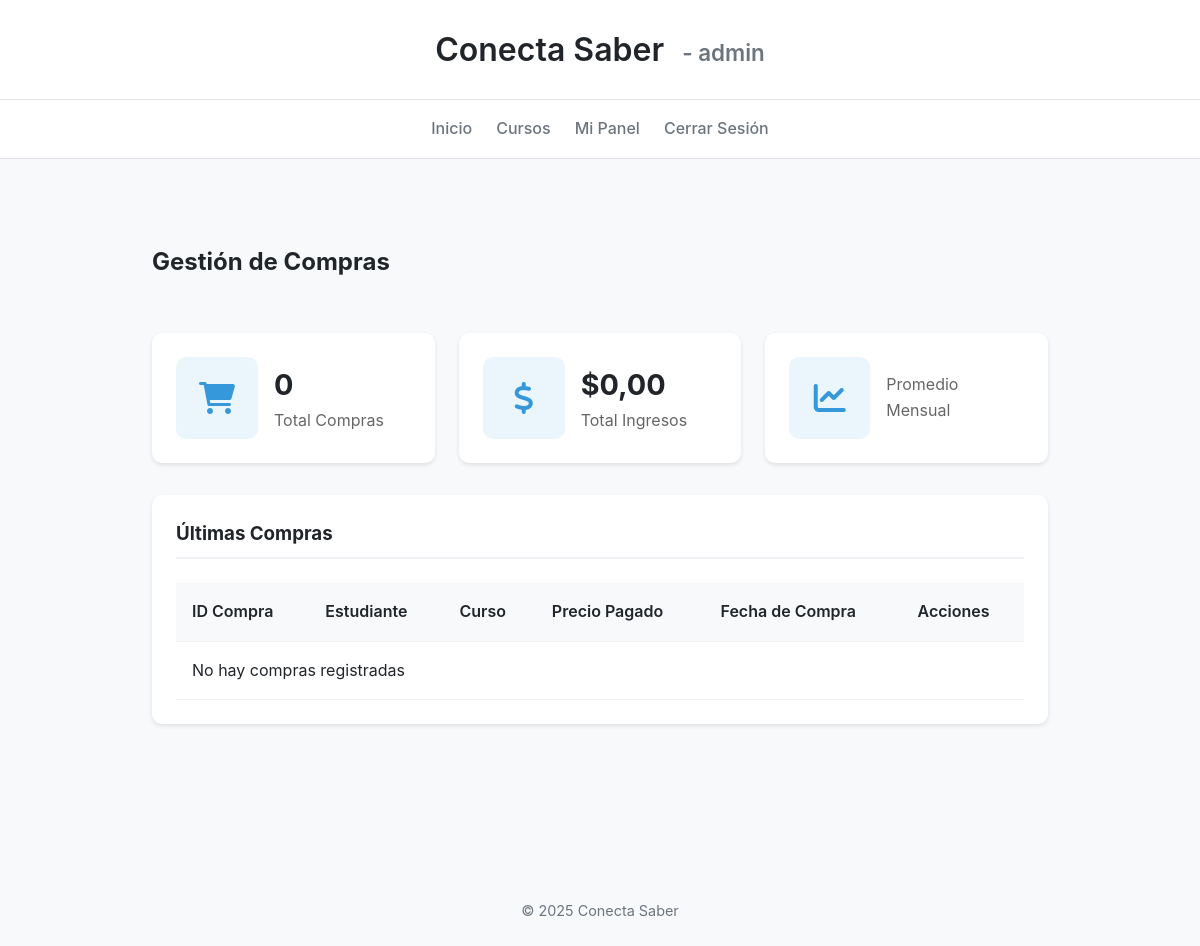
/administracion/compras/ (signed in), run on an earlier commit of the app's database.
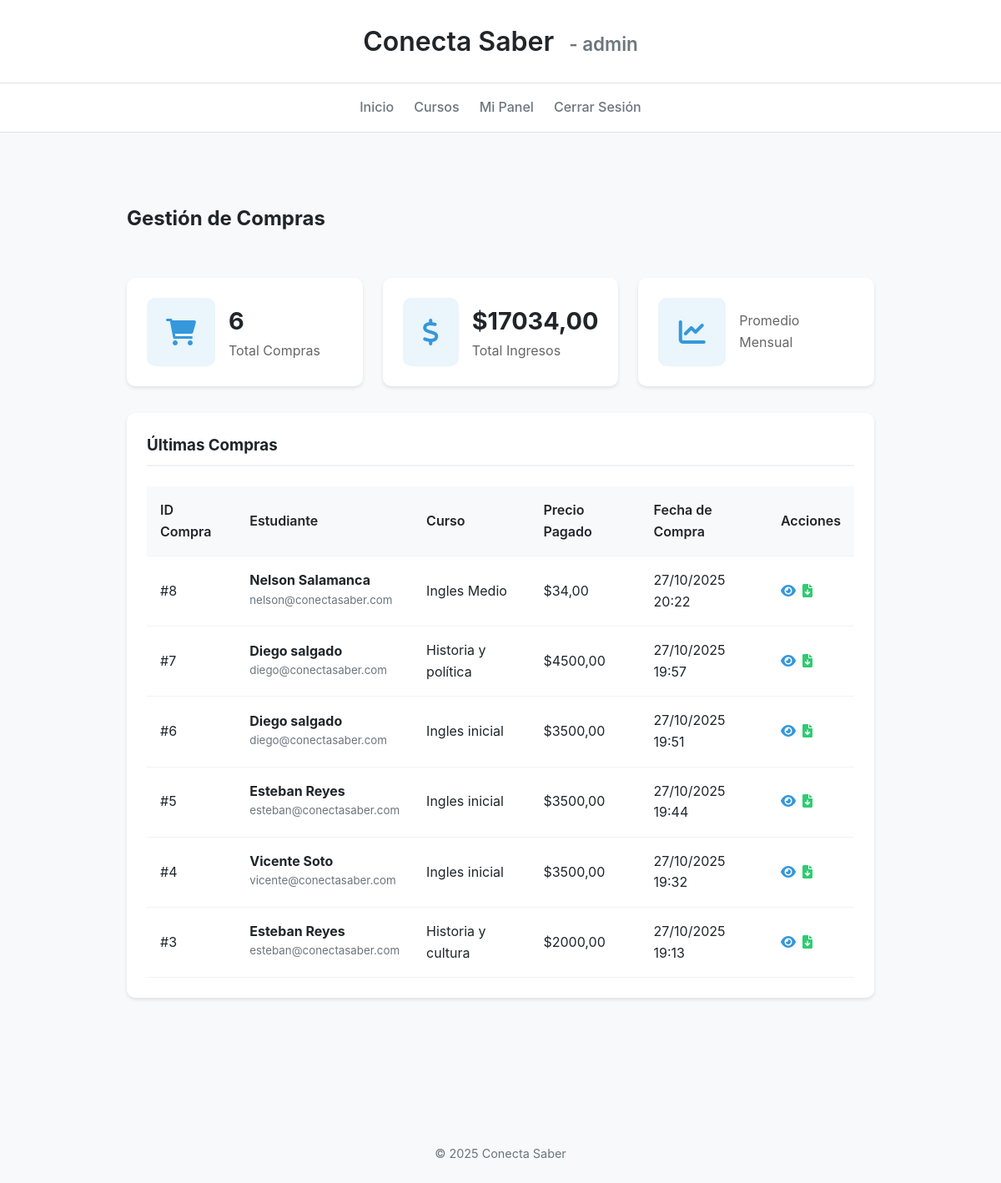
And on a later commit of the database.
### core/models.py (models this page shows, shortened)
class Compra(models.Model):
    ESTADO_CHOICES = [
        ('pendiente', 'Pendiente'),
        ('validado', 'Validado'),
        ('rechazado', 'Rechazado'),
    ]
    estudiante = models.ForeignKey(Usuario, on_delete=models.CASCADE, related_name='compras')
    curso = models.ForeignKey(Curso, on_delete=models.CASCADE, related_name='compras')
    fecha_compra = models.DateTimeField(auto_now_add=True)
    monto_pagado = models.DecimalField(max_digits=10, decimal_places=2)
    estado_pago = models.CharField(max_length=20, choices=ESTADO_CHOICES, default='pendiente')
    class Meta:
        ordering = ['-fecha_compra']
        unique_together = ('estudiante', 'curso')

class Usuario(AbstractUser):
    nombre_completo = models.CharField(max_length=100)
    es_estudiante = models.BooleanField(default=False)
    es_instructor = models.BooleanField(default=False)
    es_administrador = models.BooleanField(default=False)
    titulo_especialidad = models.CharField(max_length=100, blank=True, null=True, help_text="Título o especialidad del instructor (ej: 'Profesor de Historia', 'Ingeniero en Sistemas')")

class Curso(models.Model):
    instructor = models.ForeignKey(Usuario, on_delete=models.CASCADE, related_name='cursos')
    titulo = models.CharField(max_length=100)
    slug = models.SlugField(unique=True, blank=True)
    descripcion = models.TextField()
    precio = models.DecimalField(max_digits=10, decimal_places=2)
    tipo = models.CharField(
        max_length=20,
        choices=[('grabado', 'Grabado'), ('en vivo', 'En vivo')]
    )
    estado = models.CharField(
        max_length=20,
        choices=[('activo', 'Activo'), ('inactivo', 'Inactivo')],
        default='activo'
    )
    link_material = models.URLField(blank=True, null=True, help_text="Link opcional para material adicional del curso")
    archivo_pdf = models.FileField(upload_to='cursos/pdfs/', blank=True, null=True, help_text="Archivo PDF opcional para el curso")
    fecha_creacion = models.DateTimeField(auto_now_add=True)
    fecha_actualizacion = models.DateTimeField(auto_now=True)
    class Meta:
        ordering = ['-fecha_creacion']

### core/views.py (the view)
# urls.py: path('administracion/compras/', views.admin_purchases, name='admin_purchases'),
@login_required
def admin_purchases(request: HttpRequest) -> HttpResponse:
    if not request.user.is_superuser:
        messages.error(request, 'No tienes permisos para acceder a esta sección.')
        return redirect('home')
    compras = Compra.objects.all().order_by('-fecha_compra')
    total_ingresos = Compra.objects.filter(estado_pago='validado').aggregate(
        total=Sum('monto_pagado')
    )['total'] or 0
    context = {
        'compras': compras,
        'total_compras': compras.count(),
        'total_ingresos': total_ingresos,
    }
    return render(request, 'core/admin/purchases.html', context)

### core/templates/core/admin/purchases.html (shortened to what this page needs)
{% extends "core/base.html" %}
{% block content %}
<div class="admin-content">
    <div class="page-header">
        <h2>Gestión de Compras</h2>
    </div>
    <div class="stats-grid">
        <div class="stat-card">
            <div class="stat-icon"><i class="fas fa-shopping-cart"></i></div>
            <div class="stat-info">
                <h3>{{ total_compras }}</h3>
                <p>Total Compras</p>
            </div>
        </div>
        <div class="stat-card">
            <div class="stat-icon"><i class="fas fa-dollar-sign"></i></div>
            <div class="stat-info">
                <h3>${{ total_ingresos|floatformat:2 }}</h3>
                <p>Total Ingresos</p>
            </div>
        </div>
        <div class="stat-card">
            <div class="stat-icon"><i class="fas fa-chart-line"></i></div>
            <div class="stat-info">
                <p>Promedio Mensual</p>
            </div>
        </div>
    </div>
    <div class="section">
        <h3>Últimas Compras</h3>
        <div class="table-responsive">
            <table class="table">
                <thead>
                    <tr>
                        <th>ID Compra</th>
                        <th>Estudiante</th>
                        <th>Curso</th>
                        <th>Precio Pagado</th>
                        <th>Fecha de Compra</th>
                        <th>Acciones</th>
                    </tr>
                </thead>
                <tbody>
                    {% for compra in compras %}
                    <tr>
                        <td>#{{ compra.id }}</td>
                        <td>
                            <div class="user-info">
                                <strong>{{ compra.estudiante.nombre_completo }}</strong>
                                <small class="text-muted d-block">{{ compra.estudiante.email }}</small>
                            </div>
                        </td>
                        <td>{{ compra.curso.titulo }}</td>
                        <td>${{ compra.monto_pagado|floatformat:2 }}</td>
                        <td>{{ compra.fecha_compra|date:"d/m/Y H:i" }}</td>
                        <td>
                            <div class="action-buttons">
                                <a href="#" class="action-link" title="Ver detalles" onclick="showPurchaseDetails('{{ compra.id }}')">
                                    <i class="fas fa-eye"></i>
                                </a>
                                <a href="{% url 'download_receipt' compra.id %}" class="action-link text-success" title="Descargar Comprobante">
                                    <i class="fas fa-file-download"></i>
                                </a>
                            </div>
                        </td>
                    </tr>
                    {% empty %}
                    <tr>
                        <td colspan="6" class="text-center">No hay compras registradas</td>
                    </tr>
                    {% endfor %}
                </tbody>
            </table>
        </div>
    </div>
</div>
{% endblock %}

What changed in the data, as far as the page shows it:
added Compra: id "8", estudiante.nombre_completo "Nelson Salamanca", estudiante.email "nelson@conectasaber.com", curso.titulo "Ingles Medio", monto_pagado "34,00", fecha_compra "27/10/2025 20:22"
added Compra: id "7", estudiante.nombre_completo "Diego salgado", estudiante.email "diego@conectasaber.com", curso.titulo "Historia y política", monto_pagado "4500,00", fecha_compra "27/10/2025 19:57"
added Compra: id "6", estudiante.nombre_completo "Diego salgado", estudiante.email "diego@conectasaber.com", curso.titulo "Ingles inicial", monto_pagado "3500,00", fecha_compra "27/10/2025 19:51"
added Compra: id "5", estudiante.nombre_completo "Esteban Reyes", estudiante.email "esteban@conectasaber.com", curso.titulo "Ingles inicial", monto_pagado "3500,00", fecha_compra "27/10/2025 19:44"
added Compra: id "4", estudiante.nombre_completo "Vicente Soto", estudiante.email "vicente@conectasaber.com", curso.titulo "Ingles inicial", monto_pagado "3500,00", fecha_compra "27/10/2025 19:32"
added Compra: id "3", estudiante.nombre_completo "Esteban Reyes", estudiante.email "esteban@conectasaber.com", curso.titulo "Historia y cultura", monto_pagado "2000,00", fecha_compra "27/10/2025 19:13"
Also different on the page:
{{ total_compras }}: "0" → "6"
{{ total_ingresos|floatformat:2 }}: "0,00" → "17034,00"
text no longer shown: "No hay compras registradas"
